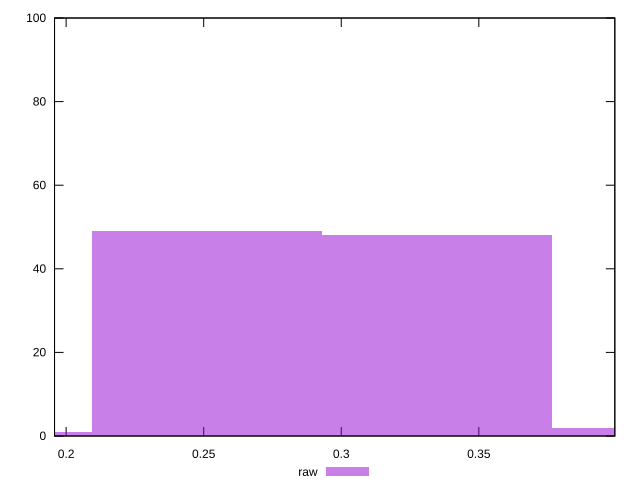

Source code (gnuplot):
reset

$raw <<EOF
0.25107499668780076 49
0.33476666225040097 48
0.16738333112520049 1
0.4184583278130012 2
EOF

set key outside below
set boxwidth 0.08369166556260024
set xrange [0.1957827127216305:0.39942693340838387]
set yrange [0:100]
set trange [0:100]
set style fill transparent solid 0.5 noborder
set terminal svg size 640, 490 enhanced background rgb 'white'
set output "report_00009_2021-02-08T22-37-41.559Z/meta/pScore/samples/pages/raw/histogram.svg"

plot $raw title "raw" with boxes

reset
